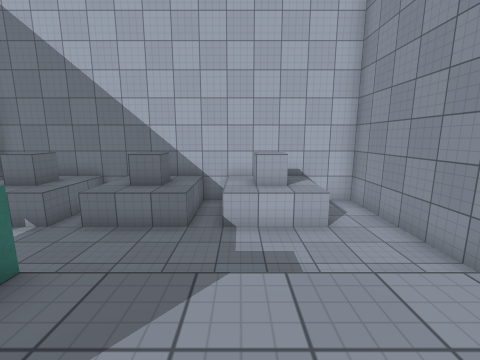
[1] (above)

13 first-person views from a walk through a scene from a Unity 3-D project. The camera is 1.5 m above the floor, tilts 10° down and sees 90° across. The floor is counted in squares, 1 m on a side. Each view is taken from the middle of a square. On the plan, view 1 faces up. The plan holds only what a view shows up to about 13 squares ahead; the rest is blank. The player character is not drawn. Door leaves are left out, so doorways stand open. Surface patterns are stand-ins for the level's own textures.

[2]
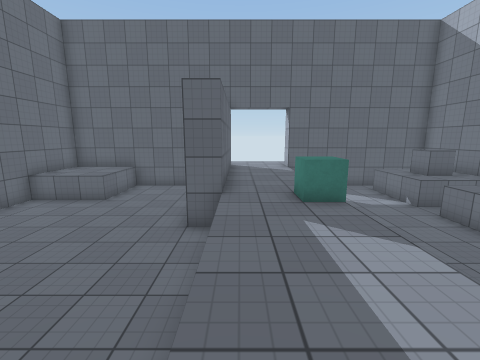

[3]
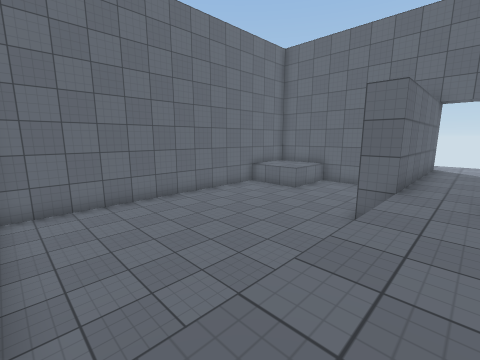

[4]
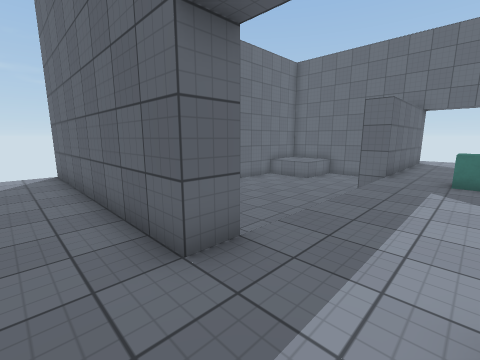

[5]
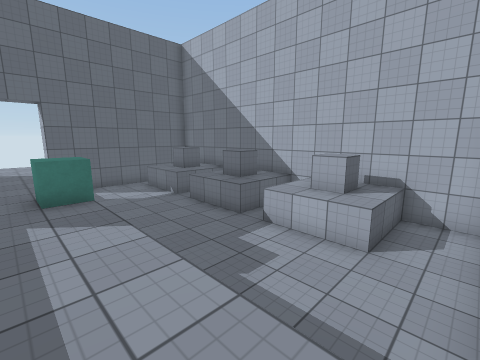

[6]
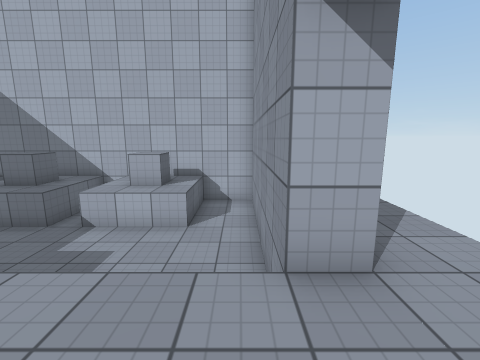

[7]
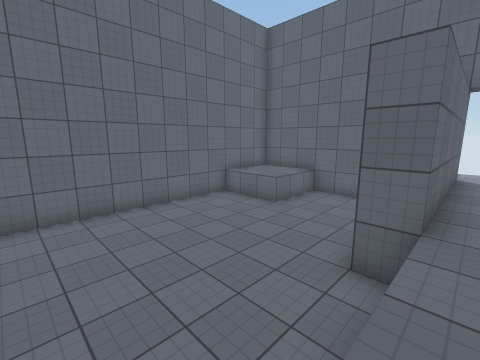

[8]
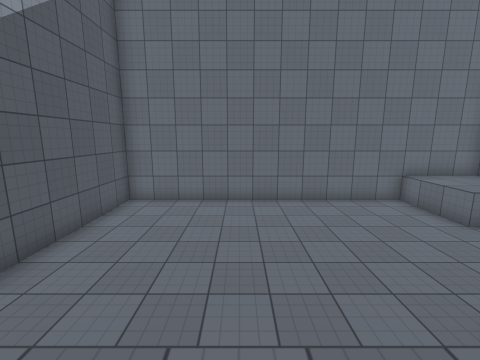

[9]
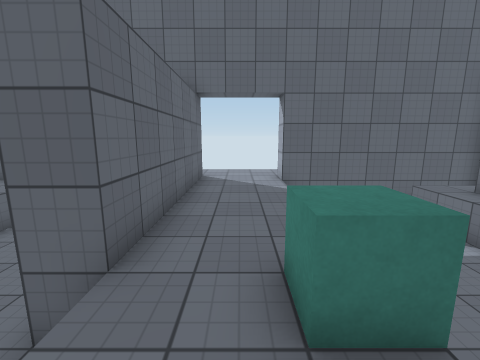

[10]
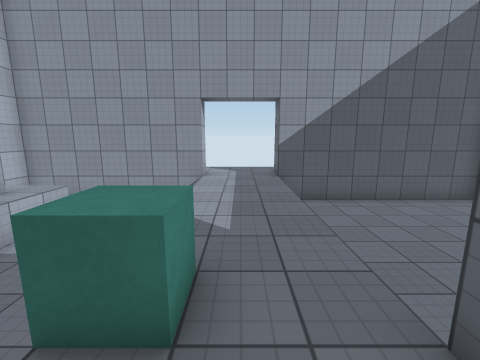

[11]
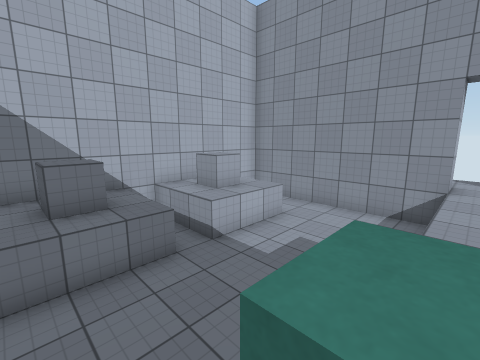

[12]
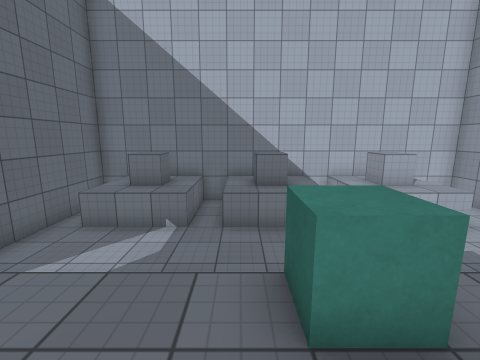

[13]
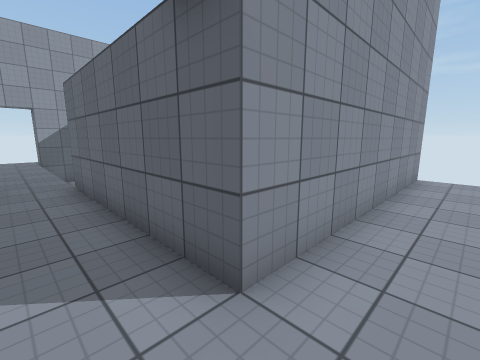

### Floor plan
Key: @ floor where view 1 was taken; # wall or solid block; . floor; D open door; ^ raised ledge; v drop or lower ground.
Columns run from 12 left of view 1 to 7 right of it. Each row starts with its distance up from view 1.
 10   ################
  9   #v # v # v # vv#
  8   #v.^.v.^.v.^.vv#
  7   #v...v...v...vv#
  6   #vvvvvvvvvvvvvv#
  5   #vvvvvvvvvvvvvv#
  4   #vvvvvvvvvvvvvv#..
  3   #             v#..
  2 ..D......^.......D..
  1 ..D..............D..
  0 ..D.........@....D..
 -1 ..#######vvvvvvvv#..
 -2 ..#  vvvvvvvvvvvv#..
 -3 ..#vvvvvvvvvvvvvv#..
 -4 ..#vvvvvvvvvvvvvv#..
 -5 ..#vvvvvvvvvvvvvv#..
 -6 ..#...vvvvvvvvvvv#..
 -7 ..#...vvvvvvvvvvv#..
 -8 ..#...vvvvvvvvvvv#..
 -9 ..################..
-10   #              #

Where each view was taken, in squares from view 1:
view 1: 0 up, 0 right, facing up
view 2: 0 up, 3 right, facing left
view 3: 1 up, 4 right, facing down-left
view 4: 2 up, 7 right, facing down-left
view 5: 1 up, 4 right, facing up-left
view 6: 0 up, 4 right, facing up
view 7: 0 up, 1 right, facing down-left
view 8: 1 up, 0 right, facing down
view 9: 1 up, 1 left, facing left
view 10: 1 up, 5 left, facing right
view 11: 2 up, 4 left, facing up-right
view 12: 0 up, 4 left, facing up
view 13: 1 up, 12 left, facing down-right
